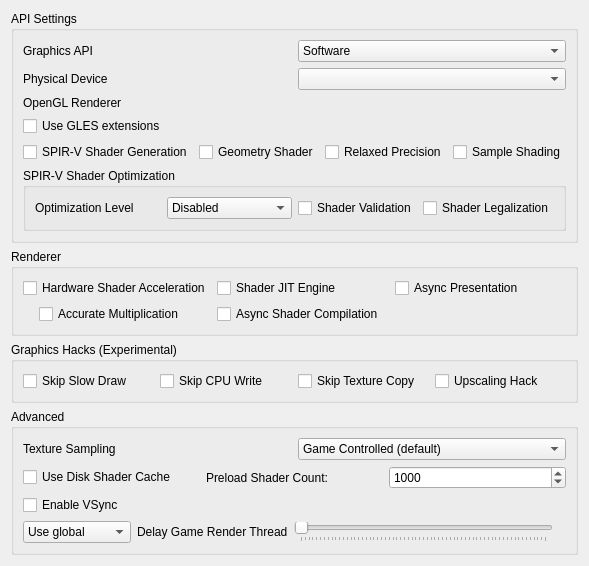
<?xml version="1.0" encoding="UTF-8"?>
<ui version="4.0">
 <class>ConfigureGraphics</class>
 <widget class="QWidget" name="ConfigureGraphics">
  <property name="geometry">
   <rect>
    <x>0</x>
    <y>0</y>
    <width>400</width>
    <height>509</height>
   </rect>
  </property>
  <property name="minimumSize">
   <size>
    <width>0</width>
    <height>0</height>
   </size>
  </property>
  <property name="windowTitle">
   <string>Form</string>
  </property>
  <property name="accessibleName">
   <string>Graphics</string>
  </property>
  <layout class="QVBoxLayout" name="verticalLayout_1">
   <item>
    <widget class="QGroupBox" name="apiBox">
     <property name="title">
      <string>API Settings</string>
     </property>
     <layout class="QVBoxLayout" name="verticalLayout_2">
      <item>
       <widget class="QWidget" name="graphics_api_group" native="true">
        <layout class="QHBoxLayout" name="graphics_api_group_2">
         <property name="leftMargin">
          <number>0</number>
         </property>
         <property name="topMargin">
          <number>0</number>
         </property>
         <property name="rightMargin">
          <number>0</number>
         </property>
         <property name="bottomMargin">
          <number>0</number>
         </property>
         <item>
          <widget class="QLabel" name="graphics_api_label">
           <property name="text">
            <string>Graphics API</string>
           </property>
          </widget>
         </item>
         <item>
          <widget class="QComboBox" name="graphics_api_combo">
           <item>
            <property name="text">
             <string>Software</string>
            </property>
           </item>
           <item>
            <property name="text">
             <string>OpenGL (default)</string>
            </property>
            <property name="toolTip">
             <string>&lt;html&gt;&lt;head/&gt;&lt;body&gt;&lt;p&gt;Use OpenGL renderer. Minimum requirement for GPU support is OpenGL 4.3.&lt;/p&gt;&lt;/body&gt;&lt;/html&gt;</string>
            </property>
           </item>
           <item>
            <property name="text">
             <string>Vulkan</string>
            </property>
            <property name="toolTip">
             <string>&lt;html&gt;&lt;head/&gt;&lt;body&gt;&lt;p&gt;Use Vulkan renderer. Minimum requirement for GPU support is Vulkan 1.2. Best results with Vulkan 1.3 or greater.&lt;/p&gt;&lt;/body&gt;&lt;/html&gt;</string>
            </property>
           </item>
          </widget>
         </item>
        </layout>
       </widget>
      </item>
      <item>
       <widget class="QWidget" name="physical_device_group" native="true">
        <layout class="QHBoxLayout" name="physical_device_group_2">
         <property name="leftMargin">
          <number>0</number>
         </property>
         <property name="topMargin">
          <number>0</number>
         </property>
         <property name="rightMargin">
          <number>0</number>
         </property>
         <property name="bottomMargin">
          <number>0</number>
         </property>
         <item>
          <widget class="QLabel" name="physical_device_label">
           <property name="text">
            <string>Physical Device</string>
           </property>
          </widget>
         </item>
         <item>
          <widget class="QComboBox" name="physical_device_combo"/>
         </item>
        </layout>
       </widget>
      </item>
      <item>
       <widget class="QWidget" name="opengl_renderer_group" native="true">
        <layout class="QGridLayout" name="opengl_renderer_group_2">
         <property name="leftMargin">
          <number>0</number>
         </property>
         <property name="topMargin">
          <number>0</number>
         </property>
         <property name="rightMargin">
          <number>0</number>
         </property>
         <property name="bottomMargin">
          <number>0</number>
         </property>
         <item row="0" column="0">
          <widget class="QLabel" name="opengl_renderer_label">
           <property name="text">
            <string>OpenGL Renderer</string>
           </property>
          </widget>
         </item>
         <item row="0" column="1">
          <widget class="QLabel" name="opengl_renderer_name_label"/>
         </item>
         <item row="1" column="0">
          <widget class="QCheckBox" name="toggle_use_gles">
           <property name="toolTip">
            <string>&lt;html&gt;&lt;head/&gt;&lt;body&gt;&lt;p&gt;Use OpenGLES extensions instead of regular OpenGL. Primarily for use with GPUs on embedded systems. Minimum requirement for GPU support is OpenGLES 3.1. Best results with OpenGLES 3.2 or greater.&lt;/p&gt;&lt;/body&gt;&lt;/html&gt;</string>
           </property>
           <property name="text">
            <string>Use GLES extensions</string>
           </property>
          </widget>
         </item>
        </layout>
       </widget>
      </item>
      <item>
       <layout class="QGridLayout" name="gridLayout_1">
        <item row="0" column="0">
         <widget class="QCheckBox" name="spirv_shader_gen">
          <property name="toolTip">
           <string>&lt;html&gt;&lt;head/&gt;&lt;body&gt;&lt;p&gt;Emits the fragment shader used to emulate PICA using SPIR-V instead of GLSL.&lt;/p&gt;&lt;/body&gt;&lt;/html&gt;</string>
          </property>
          <property name="text">
           <string>SPIR-V Shader Generation</string>
          </property>
         </widget>
        </item>
        <item row="0" column="1">
         <widget class="QCheckBox" name="toggle_geometry_shader">
          <property name="toolTip">
           <string>&lt;html&gt;&lt;head/&gt;&lt;body&gt;&lt;p&gt;Enable Geometry Shaders. Improved accuracy but extremely expensive on tilers.&lt;/p&gt;&lt;/body&gt;&lt;/html&gt;</string>
          </property>
          <property name="text">
           <string>Geometry Shader</string>
          </property>
         </widget>
        </item>
        <item row="0" column="2">
         <widget class="QCheckBox" name="toggle_relaxed_precision">
          <property name="toolTip">
           <string>&lt;html&gt;&lt;head/&gt;&lt;body&gt;&lt;p&gt;Optimizes shader code by allowing certain floating-point operations to use reduced precision. Can improve performance by reducing memory bandwidth and computational requirements. May cause issues on certain GPUs.&lt;/p&gt;&lt;/body&gt;&lt;/html&gt;</string>
          </property>
          <property name="text">
           <string>Relaxed Precision</string>
          </property>
         </widget>
        </item>
        <item row="0" column="3">
         <widget class="QCheckBox" name="sample_shading">
          <property name="toolTip">
           <string>&lt;html&gt;&lt;head/&gt;&lt;body&gt;&lt;p&gt;Enables a Vulkan extension that may improve the rendering quality, at the cost of some performance.&lt;/p&gt;&lt;p&gt;Requires a relatively powerful GPU for better performance.&lt;/p&gt;&lt;/body&gt;&lt;/html&gt;</string>
          </property>
          <property name="text">
           <string>Sample Shading</string>
          </property>
         </widget>
        </item>
       </layout>
      </item>
      <item>
       <widget class="QGroupBox" name="widget_optimize_spirv">
        <property name="minimumSize">
         <size>
          <width>0</width>
          <height>0</height>
         </size>
        </property>
        <property name="title">
         <string>SPIR-V Shader Optimization</string>
        </property>
        <layout class="QHBoxLayout" name="verticalLayout_3">
         <item> 
          <layout class="QHBoxLayout" name="horizontalLayout_1">
           <item>
            <widget class="QLabel" name="label_optimize_spirv">
             <property name="toolTip">
              <string>&lt;html&gt;&lt;head/&gt;&lt;body&gt;&lt;p&gt;Performs various optimizations on SPIR-V modules to improve performance and reduce size. Equivalent to passing -O or -Os to spirv-opt.&lt;/p&gt;&lt;p&gt;NOTE: To prevent visual artifacts, make sure to empty the shader cache in the Borked3DS user folder before changing optimization level. The Borked3DS user folder can be accessed through the File menu.&lt;/p&gt;&lt;/body&gt;&lt;/html&gt;</string>
             </property>
             <property name="text">
               <string>Optimization Level</string>
             </property>
            </widget>
           </item>
           <item>
            <widget class="QComboBox" name="optimize_spirv_combobox">
             <item>
              <property name="text">
                  <string>Disabled</string>
              </property>
             </item>
             <item>
              <property name="text">
                  <string>Performance</string>
              </property>
             </item>
             <item>
              <property name="text">
                  <string>Size</string>
              </property>
             </item>
            </widget>
           </item>
          </layout>
         </item>
         <item>
          <layout class="QHBoxLayout" name="horizontalLayout_2">
           <item>
            <widget class="QCheckBox" name="toggle_spirv_validation">
             <property name="toolTip">
              <string>&lt;html&gt;&lt;head/&gt;&lt;body&gt;&lt;p&gt;Activate SPIR-V output validation. The validator checks validation rules described by the SPIR-V specification.&lt;/p&gt;&lt;p&gt;Ensures that outputs are valid and protects from bad inputs. Useful for debugging.&lt;/p&gt;&lt;/body&gt;&lt;/html&gt;</string>
             </property>
             <property name="text">
              <string>Shader Validation</string>
             </property>
            </widget>
           </item>
           <item>
            <widget class="QCheckBox" name="toggle_spirv_legalization">
             <property name="toolTip">
              <string>&lt;html&gt;&lt;head/&gt;&lt;body&gt;&lt;p&gt;Activate SPIR-V output legalization. Legalizes the SPIR-V code for Vulkan. Primarily used for HLSL shaders.&lt;/p&gt;&lt;/body&gt;&lt;/html&gt;</string>
             </property>
             <property name="text">
              <string>Shader Legalization</string>
             </property>
            </widget>
           </item>
          </layout>
         </item>
        </layout>
       </widget>
      </item>
     </layout>
    </widget>
   </item>
   <item>
    <widget class="QGroupBox" name="rendererBox">
     <property name="title">
      <string>Renderer</string>
     </property>
     <layout class="QVBoxLayout" name="verticalLayout_4">
      <item>
       <widget class="QWidget" name="hw_renderer_group" native="true">
        <layout class="QGridLayout" name="gridLayout_2">
         <property name="leftMargin">
          <number>0</number>
         </property>
         <property name="topMargin">
          <number>0</number>
         </property>
         <property name="rightMargin">
          <number>0</number>
         </property>
         <property name="bottomMargin">
          <number>0</number>
         </property>
         <item row="1" column="0">
          <widget class="QCheckBox" name="toggle_hw_shader">
           <property name="toolTip">
            <string>&lt;html&gt;&lt;head/&gt;&lt;body&gt;&lt;p&gt;Use the selected graphics API to accelerate shader emulation.&lt;/p&gt;&lt;p&gt;Requires a relatively powerful GPU for better performance.&lt;/p&gt;&lt;/body&gt;&lt;/html&gt;</string>
           </property>
           <property name="text">
            <string>Hardware Shader Acceleration</string>
           </property>
          </widget>
         </item>
         <item row="2" column="0">
          <widget class="QWidget" name="hw_shader_group" native="true">
           <layout class="QVBoxLayout" name="verticalLayout_5">
            <property name="leftMargin">
             <number>16</number>
            </property>
            <property name="topMargin">
             <number>0</number>
            </property>
            <property name="rightMargin">
             <number>0</number>
            </property>
            <property name="bottomMargin">
             <number>0</number>
            </property>
            <item>
             <widget class="QCheckBox" name="toggle_accurate_mul">
              <property name="toolTip">
               <string>&lt;html&gt;&lt;head/&gt;&lt;body&gt;&lt;p&gt;Correctly handle all edge cases in multiplication operation in shaders. &lt;/p&gt;&lt;p&gt;Some games requires this to be enabled for the hardware shader to render properly.&lt;/p&gt;&lt;p&gt;However this would reduce performance in most games.&lt;/p&gt;&lt;/body&gt;&lt;/html&gt;</string>
              </property>
              <property name="text">
               <string>Accurate Multiplication</string>
              </property>
             </widget>
            </item>
           </layout>
          </widget>
         </item>
         <item row="1" column="1">
          <widget class="QCheckBox" name="toggle_shader_jit">
           <property name="toolTip">
            <string>&lt;html&gt;&lt;head/&gt;&lt;body&gt;&lt;p&gt;Use the JIT engine instead of the interpreter for software shader emulation. &lt;/p&gt;&lt;p&gt;Enable this for better performance.&lt;/p&gt;&lt;/body&gt;&lt;/html&gt;</string>
           </property>
           <property name="text">
            <string>Shader JIT Engine</string>
           </property>
          </widget>
         </item>
         <item row="2" column="1">
          <widget class="QCheckBox" name="toggle_async_shaders">
           <property name="toolTip">
            <string>&lt;html&gt;&lt;head/&gt;&lt;body&gt;&lt;p&gt;Compiles shaders in the background to reduce stuttering during gameplay. When enabled, expect temporary graphical glitches.&lt;/p&gt;&lt;/body&gt;&lt;/html&gt;</string>
           </property>
           <property name="text">
            <string>Async Shader Compilation</string>
           </property>
          </widget>
         </item>
         <item row="1" column="3">
          <widget class="QCheckBox" name="toggle_async_present">
           <property name="toolTip">
            <string>&lt;html&gt;&lt;head/&gt;&lt;body&gt;&lt;p&gt;Perform presentation on separate threads. Improves performance when using Vulkan in most games.&lt;/p&gt;&lt;/body&gt;&lt;/html&gt;</string>
           </property>
           <property name="text">
            <string>Async Presentation</string>
           </property>
          </widget>
         </item>
        </layout>
       </widget>
      </item>
     </layout>
    </widget>
   </item>
   <item>
    <widget class="QGroupBox" name="tweaksBox">
     <property name="title">
      <string>Graphics Hacks (Experimental)</string>
     </property>
     <layout class="QVBoxLayout" name="verticalLayout_6">
      <item>
       <widget class="QWidget" name="tweaksGrid" native="true">
        <layout class="QGridLayout" name="gridLayout_3">
         <property name="leftMargin">
          <number>0</number>
         </property>
         <property name="topMargin">
          <number>0</number>
         </property>
         <property name="rightMargin">
          <number>0</number>
         </property>
         <property name="bottomMargin">
          <number>0</number>
         </property>
         <item row="0" column="0">
          <widget class="QCheckBox" name="toggle_skip_slow_draw">
           <property name="toolTip">
            <string>&lt;html&gt;&lt;head/&gt;&lt;body&gt;&lt;p&gt;Skips the slow drawing event from the PICA core. May improve performance, but can cause visual artifacts.&lt;/p&gt;&lt;/body&gt;&lt;/html&gt;</string>
           </property>
           <property name="text">
            <string>Skip Slow Draw</string>
           </property>
          </widget>
         </item>
         <item row="0" column="1">
          <widget class="QCheckBox" name="toggle_skip_cpu_write">
           <property name="toolTip">
            <string>&lt;html&gt;&lt;head/&gt;&lt;body&gt;&lt;p&gt;Skips the CPU write event from rasterizer cache invalidation. May improve performance but may cause visual artifacts.&lt;/p&gt;&lt;/body&gt;&lt;/html&gt;</string>
           </property>
           <property name="text">
            <string>Skip CPU Write</string>
           </property>
          </widget>
         </item>
         <item row="0" column="2">
          <widget class="QCheckBox" name="toggle_skip_texture_copy">
           <property name="toolTip">
            <string>&lt;html&gt;&lt;head/&gt;&lt;body&gt;&lt;p&gt;Skips the texture copy event from the rasterizer cache. May improve performance, but can cause visual artifacts.&lt;/p&gt;&lt;/body&gt;&lt;/html&gt;</string>
           </property>
           <property name="text">
            <string>Skip Texture Copy</string>
           </property>
          </widget>
         </item>
         <item row="0" column="3">
          <widget class="QCheckBox" name="toggle_upscaling_hack">
           <property name="toolTip">
            <string>&lt;html&gt;&lt;head/&gt;&lt;body&gt;&lt;p&gt;Overrides upscaling for dst_params. May fix texture ghosting for some games, but may crash other games as well.&lt;/p&gt;&lt;/body&gt;&lt;/html&gt;</string>
           </property>
           <property name="text">
            <string>Upscaling Hack</string>
           </property>
          </widget>
         </item>
        </layout>
       </widget>
      </item>
     </layout>
    </widget>
   </item>
   <item>
    <widget class="QGroupBox" name="groupBox">
     <property name="title">
      <string>Advanced</string>
     </property>
     <layout class="QVBoxLayout" name="verticalLayout_7">
      <item>
       <widget class="QWidget" name="widget_texture_sampling" native="true">
        <layout class="QHBoxLayout" name="horizontalLayout_3">
         <property name="leftMargin">
          <number>0</number>
         </property>
         <property name="topMargin">
          <number>0</number>
         </property>
         <property name="rightMargin">
          <number>0</number>
         </property>
         <property name="bottomMargin">
          <number>0</number>
         </property>
         <item>
          <widget class="QLabel" name="texture_sampling_label">
           <property name="toolTip">
            <string>&lt;html&gt;&lt;head/&gt;&lt;body&gt;&lt;p&gt;Overrides the sampling filter used by games. This can be useful in certain cases with poorly behaved games when upscaling. If unsure set this to Game Controlled.&lt;/p&gt;&lt;/body&gt;&lt;/html&gt;</string>
           </property>
           <property name="text">
            <string>Texture Sampling</string>
           </property>
          </widget>
         </item>
         <item>
          <widget class="QComboBox" name="texture_sampling_combobox">
           <item>
            <property name="text">
             <string>Game Controlled (default)</string>
            </property>
           </item>
           <item>
            <property name="text">
             <string>Nearest Neighbor</string>
            </property>
           </item>
           <item>
            <property name="text">
             <string>Linear</string>
            </property>
           </item>
          </widget>
         </item>
        </layout>
       </widget>
      </item>
      <item>
       <layout class="QGridLayout" name="gridLayout_4">
        <item row="1" column="0">
         <widget class="QCheckBox" name="toggle_disk_shader_cache">
          <property name="toolTip">
           <string>&lt;html&gt;&lt;head/&gt;&lt;body&gt;&lt;p&gt;Reduce stuttering by storing and loading generated shaders to disk. It cannot be used without Hardware Shader Acceleration.&lt;/p&gt;&lt;/body&gt;&lt;/html&gt;</string>
          </property>
          <property name="text">
           <string>Use Disk Shader Cache</string>
          </property>
         </widget>
        </item>
        <item row="1" column="1">
         <widget class="QLabel" name="label_shader_limit">
          <property name="text">
           <string>Preload Shader Count:</string>
          </property>
         </widget>
        </item>
        <item row="1" column="2">
         <widget class="QSpinBox" name="shader_preload_limit">
          <property name="toolTip">
           <string>&lt;html&gt;&lt;head/&gt;&lt;body&gt;&lt;p&gt;Number of shaders to preload at startup. Lower values provide faster startup but more in-game stuttering. Higher values provide slower startup but smoother gameplay. Optimized for Raspberry Pi users.&lt;/p&gt;&lt;/body&gt;&lt;/html&gt;</string>
          </property>
          <property name="minimum">
           <number>0</number>
          </property>
          <property name="maximum">
           <number>50000</number>
          </property>
          <property name="singleStep">
           <number>100</number>
          </property>
          <property name="value">
           <number>1000</number>
          </property>
         </widget>
        </item>
        <item row="2" column="0">
         <widget class="QCheckBox" name="toggle_vsync_new">
          <property name="toolTip">
           <string>&lt;html&gt;&lt;head/&gt;&lt;body&gt;&lt;p&gt;VSync prevents the screen from tearing, but some graphics cards have lower performance with VSync enabled. Keep it enabled if you don't notice a performance difference.&lt;/p&gt;&lt;/body&gt;&lt;/html&gt;</string>
          </property>
          <property name="text">
           <string>Enable VSync</string>
          </property>
         </widget>
        </item>
       </layout>
      </item>
      <item>
        <widget class="QWidget" name="delay_render_layout" native="true">
          <layout class="QHBoxLayout" name="delay_render_layout_inner">
            <property name="leftMargin">
              <number>0</number>
            </property>
            <property name="topMargin">
              <number>0</number>
            </property>
            <property name="rightMargin">
              <number>0</number>
            </property>
            <property name="bottomMargin">
              <number>0</number>
            </property>
            <item>
              <widget class="QComboBox" name="delay_render_combo">
                <item>
                  <property name="text">
                    <string>Use global</string>
                  </property>
                </item>
                <item>
                  <property name="text">
                    <string>Use per-game</string>
                  </property>
                </item>
              </widget>
            </item>
            <item>
              <widget class="QLabel" name="label_delay_render">
                <property name="text">
                  <string>Delay Game Render Thread</string>
                </property>
                <property name="toolTip">
                  <string>&lt;html&gt;&lt;head/&gt;&lt;body&gt;&lt;p&gt;Delays the emulated game render thread the specified amount of milliseconds every time it submits render commands to the GPU.&lt;/p&gt;&lt;p&gt;Adjust this feature in the (very few) dynamic-fps games to fix performance issues.&lt;/p&gt;&lt;/body&gt;&lt;/html&gt;</string>
                </property>
              </widget>
            </item>
            <item>
              <widget class="QSlider" name="delay_render_slider">
                <property name="minimum">
                  <number>0</number>
                </property>
                <property name="maximum">
                  <number>16000</number>
                </property>
                <property name="singleStep">
                  <number>100</number>
                </property>
                <property name="pageStep">
                  <number>250</number>
                </property>
                <property name="value">
                  <number>0</number>
                </property>
                <property name="orientation">
                  <enum>Qt::Horizontal</enum>
                </property>
                <property name="tickPosition">
                  <enum>QSlider::TicksBelow</enum>
                </property>
              </widget>
            </item>
            <item>
              <widget class="QLabel" name="delay_render_display_label">
                <property name="text">
                  <string/>
                </property>
                <property name="alignment">
                  <set>Qt::AlignRight|Qt::AlignTrailing|Qt::AlignVCenter</set>
                </property>
              </widget>
            </item>
          </layout>
        </widget>
      </item>
     </layout>
    </widget>
   </item>
   <item>
    <spacer name="verticalSpacer">
     <property name="orientation">
      <enum>Qt::Vertical</enum>
     </property>
     <property name="sizeHint" stdset="0">
      <size>
       <width>20</width>
       <height>270</height>
      </size>
     </property>
    </spacer>
   </item>
  </layout>
 </widget>
 <tabstops>
  <tabstop>toggle_accurate_mul</tabstop>
  <tabstop>toggle_shader_jit</tabstop>
  <tabstop>toggle_disk_shader_cache</tabstop>
  <tabstop>toggle_vsync_new</tabstop>
 </tabstops>
 <resources/>
 <connections/>
</ui>
